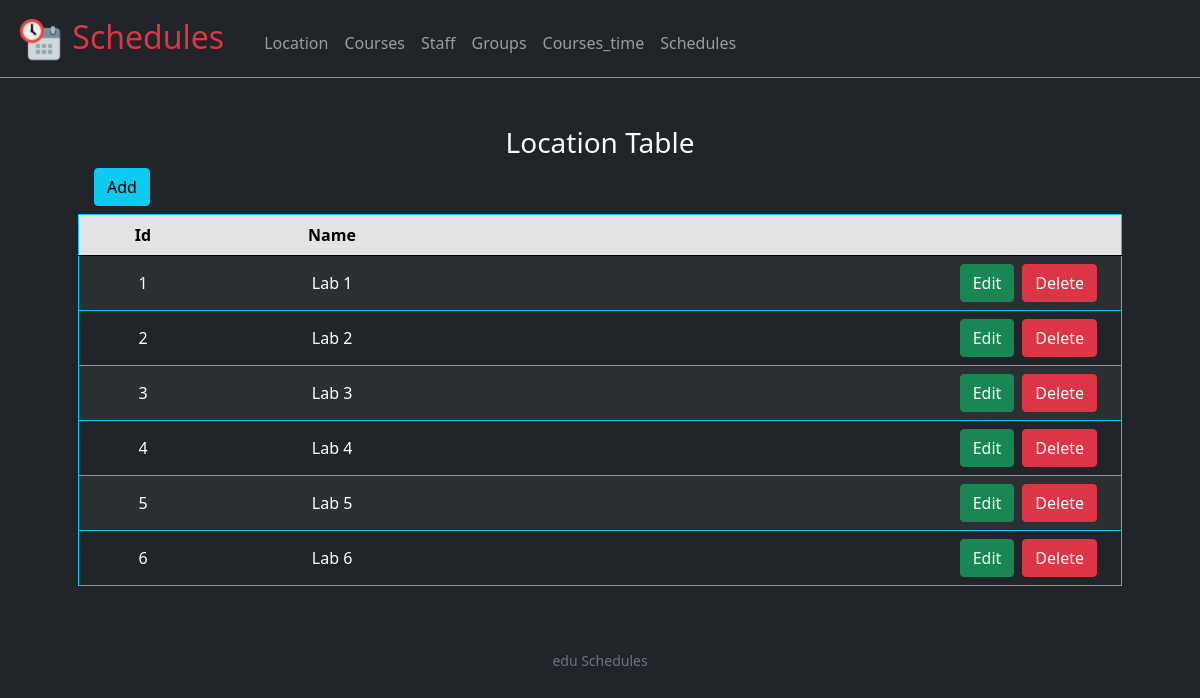
The app's page /location with its own data.
### tables this page shows
CREATE TABLE location(
    id integer,
    name text unique,
    primary key (id)
);

### application.py (the view)
@app.route("/location", methods=["POST", "GET"])
def location():
    data = view_table("select * from location")
    if type(data) == str:
        return data
    if request.method == "GET":
        return render_template("location.html", keys=data[0], data=data[1])
    else:
        return render_template('functionals/data_view.html', keys=data[0], data=data[1],
                view_title="location Table", link_edit="/edit_location", link_view="/location", table="location")

### application.py (called while the page is built)
@app.after_request
def after_request(response):
    response.headers["Cache-Control"] = "no-cache, no-store, must-revalidate"
    response.headers["Expires"] = 0
    response.headers["Pragma"] = "no-cache"
    return response

### helpers.py (called while the page is built)
def sql(query, values=(), return_data=False):
    if return_data == True:
        data = None
        with sqlite3.connect(db_name) as db:
            cur = db.cursor()
            cur.execute("pragma foreign_keys = on")
            cur.execute(query, values)
            keys = [d[0] for d in cur.description]
            data = [keys, cur.fetchall()]
        return data
    else:
        with sqlite3.connect(db_name) as db:
            cur = db.cursor()
            cur.execute(query, values)

def view_table(query):
    data = None
    try:
        data = sql(query, (), True)
    except:
        return "Error: SQLite3 Error view()"
    return data

### templates/location.html (shortened to what this page needs)
{% extends "layout.html" %}
{% block main %}
    {% with view_title="location Table", link_edit="/edit_location", link_view="/location", table="location"  %}
      {% include "functionals/data_view.html" %}
    {% endwith %}
{% endblock %}

### templates/layout.html (shortened to what this page needs)
<!DOCTYPE html>
<html lang="en">
<head>
    <link rel="stylesheet" href="https://cdn.jsdelivr.net/npm/bootstrap@5.1/dist/css/bootstrap.min.css">
    <link href="/static/style.css" rel="stylesheet">
</head>
<body class="bg-dark text-light">
    <nav class="navbar navbar-expand-md navbar-dark bg-dark border-bottom border-1 border-info">
        <a class="navbar-brand ms-3" href="/schedules">
            <img src="../static/favicon.ico">
            <span class="text-danger">Schedules</span>
        </a>
        <div class="collapse navbar-collapse text-capitalize ps-3 text-white" id="navbar">
            <ul class="navbar-nav mr-auto mt-2">
                <li class="nav-item"><a class="nav-link" href="/location">location</a></li>
                <li class="nav-item"><a class="nav-link" href="/courses">courses</a></li>
                <li class="nav-item"><a class="nav-link" href="/staff">staff</a></li>
                <li class="nav-item"><a class="nav-link" href="/groups">groups</a></li>
                <li class="nav-item"><a class="nav-link" href="/courses_time">courses_time</a></li>
                <li class="nav-item"><a class="nav-link" href="/schedules">schedules</a></li>
            </ul>
        </div>
    </nav>
    <main class="container p-5 ">
        {% block main %}{% endblock %}
    </main>
    <footer class="small text-center text-muted">
        edu Schedules
    </footer>
</body>
</html>

### templates/functionals/data_view.html
{% block view %}
<div class="text-center" id="view">
    <div class="text-capitalize" >
        <h3>{{ view_title }}</h3>
    </div>
    <div class="d-grid gap-2 d-md-flex justify-content-md-start ms-3">
        <button  type="button" class="btn btn-info mb-2" data-bs-toggle="modal" data-bs-target="#add">
            Add
        </button>
    </div>
    <table class="table table-hover table-striped table-dark border rounded border-info align-middle">
        <thead class="text-capitalize table-secondary ">
            <tr>
                {% for key in keys %}
                    <th scope="col">{{ key }}</th>
                {% endfor %}
                <th scope="col"></th>
            </tr>
        </thead>
        <tbody>
            {% for row in data %}
                <tr>
                    {% for element in row %}
                        <td>{{ element }}</td>
                    {% endfor %}
                    <td>
                        <div class="d-grid gap-2 d-md-flex justify-content-md justify-content-md-end pe-3">
                            <button class="btn btn-success mr-3" onclick="show_delete_edit(2, '{{ row[0] }}','{{ link_edit }}', '{{ link_view }}', '{{ table }}')" >Edit</button>
                            <button class="btn btn-danger" onclick="show_delete_edit(1, '{{ row[0] }}', '/delete_data', '{{ link_view }}', '{{ table }}', '{{ row[1] }}')" >Delete</button>
                        </div>
                    </td>
                </tr>
            {% endfor %}
        </tbody>
    </table>
</div>
{% endblock %}

### static/style.css (style rules this page uses)
nav .navbar-brand { font-size: xx-large; }
main { overflow-x: auto; text-align: center; }

### records on screen
location: row "1", name "Lab 1"
location: row "2", name "Lab 2"
location: row "3", name "Lab 3"
location: row "4", name "Lab 4"
location: row "5", name "Lab 5"
location: row "6", name "Lab 6"

### other values on screen
{{ view_title }} "Location Table"
{{ key }} "Id" "Name"
